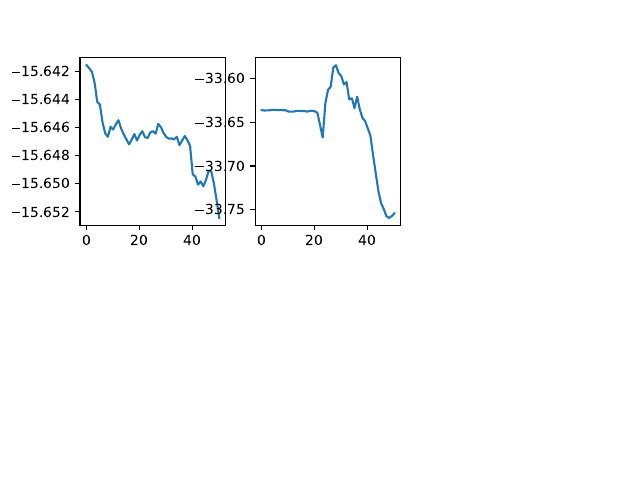

This chart was generated by the following Python code:
import matplotlib.pyplot as plt
import numpy

# script to create plots for timeseries output of main_weekly.py

# first index time steps, second index samples, third row number, fourth column number 
gA = numpy.load('gA.npy')        # GRAZING RATE #
bioA = numpy.load('bioA.npy')    # BIOMASS #
regA = numpy.load('regA.npy')    # REGOLITH THICKNESS #
sfA = numpy.load('sfA.npy')      # moisture content
qA = numpy.load('qA.npy')        # DISCHARGE #
gpA = numpy.load('gpA.npy')      # growth part
grA = numpy.load('grA.npy')      # grazing
grNA = numpy.load('grNA.npy')    # net growth
depA = numpy.load('depA.npy')    # net deposition
weaA = numpy.load('weaA.npy')    # net weathering
creA = numpy.load('creA.npy')    # net deposition due to creep

demA = numpy.load('demA.npy')    # DEM #

fig=plt.figure()
sample = 0
row = 0

location = 0
#bioAMA=bioA[:,sample,row,location]
test01 = demA[:,sample,row,location]
one = fig.add_subplot(231)
#one.plot(bioAMA)
one.plot(test01)

location = 7
#bioAMA=bioA[:,sample,row,location]
test01 = demA[:,sample,row,location]
one = fig.add_subplot(232)
#one.plot(bioAMA)
one.plot(test01)

plt.show()

fig.savefig("plotTimeseries_weekly.pdf",format="pdf")
